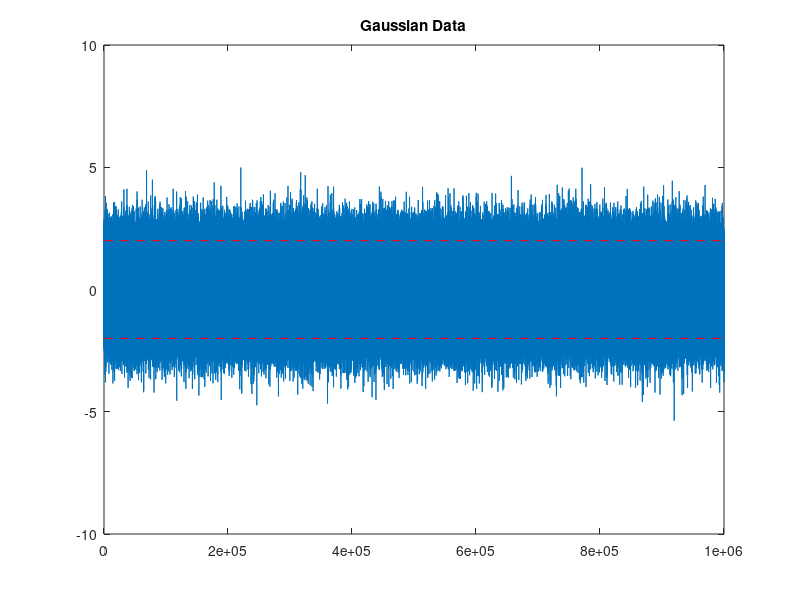
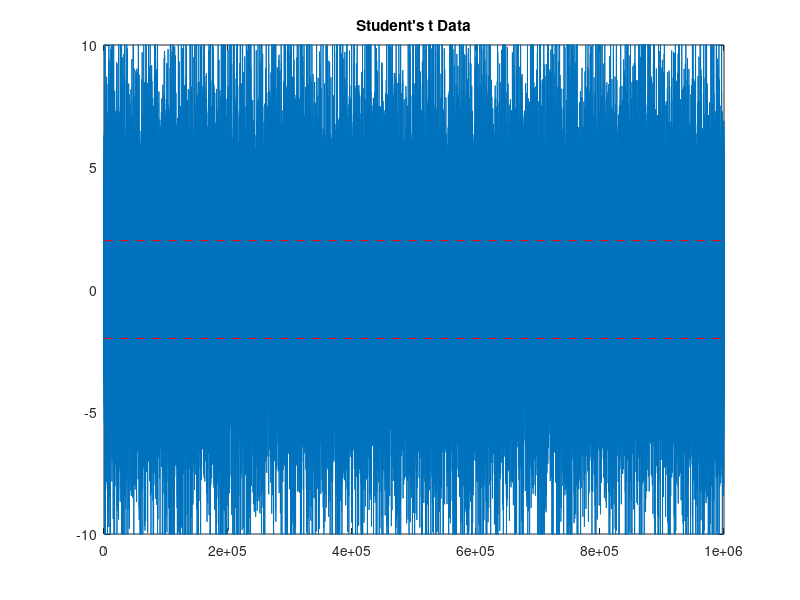
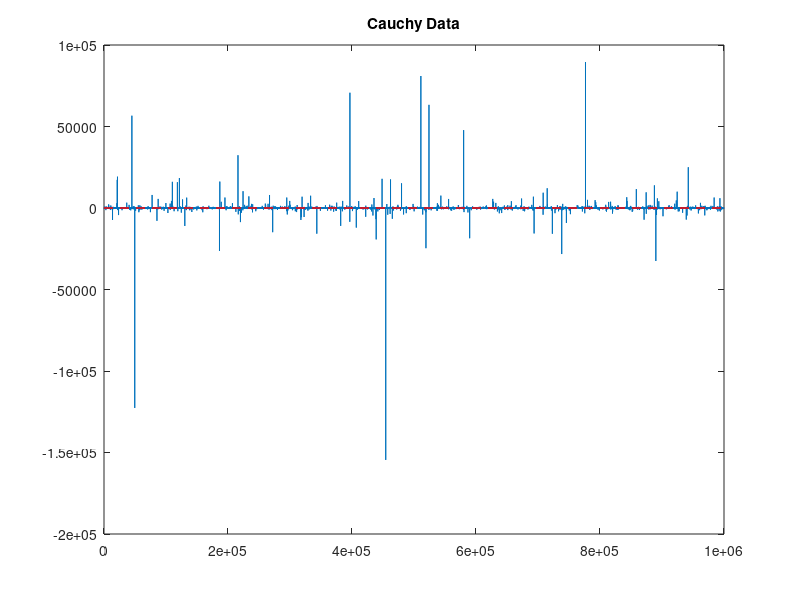
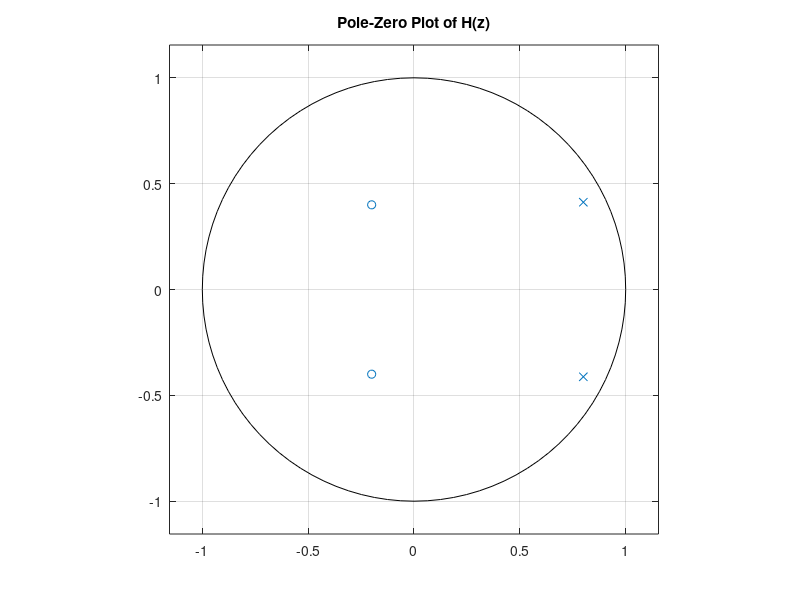

Here is the MATLAB script that generated these plots, in order: (Note: this script raises an error after producing the figures.)
% SPDX-License-Identifier: GNU AGPL-3.0-or-later
% Copyright (C) 2025 Kenneth Chan <kenc0728@gmail.com>
% Kenneth Chan

clear all;
close all;
clc;

% Initialize variables
N = 1e6;

v = 5; 
student_t_scale = sqrt(v/(v-2)); 
students_t_random_variables = trnd(v, N, 1) * student_t_scale;

alpha = 0.544; 
gauss = randn(N, 1);
Cauchy_dist = alpha * tan((pi * gauss) - 0.5);

p_gaussian = mean(abs(gauss) > 2);
p_t_dist = mean(abs(students_t_random_variables) > 2);
p_cauchy = mean(abs(Cauchy_dist) > 2);

figure;
plot(1:N, gauss);
hold on;
plot([1 N], [2 2], 'r--');
plot([1 N], [-2 -2], 'r--');
title('Gaussian Data');
ylim([-10 10]); 

figure;
plot(1:N, students_t_random_variables);
hold on;
plot([1 N], [2 2], 'r--');
plot([1 N], [-2 -2], 'r--');
title('Student''s t Data');
ylim([-10 10]);

figure;
plot(1:N, Cauchy_dist);
hold on;
plot([1 N], [2 2], 'r--');
plot([1 N], [-2 -2], 'r--');
title('Cauchy Data');

% Part C
num_segments = 10;
segment_size = N / num_segments;

gaussian_segments = reshape(gauss, segment_size, num_segments);
t_segments = reshape(students_t_random_variables, segment_size, num_segments);
cauchy_segments = reshape(Cauchy_dist, segment_size, num_segments);

gauss_mean = mean(gaussian_segments);
student_t_mean = mean(t_segments);
Cauchy_mean = mean(cauchy_segments);

disp('Gaussian segment means:'); disp(gauss_mean);
disp('Student''s t segment means:'); disp(student_t_mean);
disp('Cauchy segment means:'); disp(Cauchy_mean);

% Part 2a
b = [1, 0.4, 0.2]; 
a = [1, -1.6, 0.81]; 

zeros_H = roots(b); 
poles_H = roots(a); 

figure;
zplane(b, a);
title('Pole-Zero Plot of H(z)');

if (all(abs(zeros_H) < 1))
    disp("This is minimum phase"); 
end

% Part 2b
N = 1e5; 
v_noise = sqrt(2) * randn(N, 1); 
x = filter(b, a, v_noise);

m = 6;
r_x = zeros(m + 1, 1); 

for i = 0:m
    r_x(i+1) = x(1:N-i)' * x(1+i:N) / N;
end

l_range = -6:6;
rx_symmetric = [flip(r_x(2:end)); r_x];

figure;
stem(l_range, rx_symmetric, 'filled');
xlabel('Lag m'); ylabel('r_x[m]');
title('Autocorrelation Estimate');

R = toeplitz(r_x);
disp(R); 

e = eig(R); 
disp(e); 
if (all(e) > 0)
    disp("Positive, definite"); 
end

X = toeplitz(x(m+1:end), flip(x(1:m+1)));
R2 = (X'*X)/size(X,1);

disp('Alternative matrix R2:'); disp(R2);
disp('Norm difference ||R1-R2||:'); disp(norm(R-R2));

% 2c
[s_est, w] = pwelch(x,hamming(512),256,512);

figure;
plot(w, s_est);
title('Estimated PSD');
xlabel('Frequency (rad/sample)');
ylabel('PSD');

[z, p, k] = tf2zpk(b, a);
pole_angle = angle(p(1));
fprintf('Pole angle: %.4f rad\n', pole_angle);

[~, idx] = max(s_est);
w_0 = w(idx);
fprintf('Peak frequency: %.4f rad/sample\n', w_0);

% 2d
fprintf('Length of x right before 2d: %d\n', length(x)); % Debug print

l = 6;
[a_est, varv] = aryule(x, 4);
fprintf('Estimated variance: %.4f (true: 2)\n', varv);

v0 = sqrt(varv) * randn(length(x), 1);
x0 = filter(1, a_est, v0);

lags = -l:l;
rx = zeros(length(lags), 1);
rx0 = zeros(length(lags), 1);

for idx = 1:length(lags)
    m_lag = lags(idx);
    if m_lag >= 0
        rx(idx) = mean(x(1:end-m_lag) .* x(1+m_lag:end));
        rx0(idx) = mean(x0(1:end-m_lag) .* x0(1+m_lag:end));
    else
        rx(idx) = mean(x(1-m_lag:end) .* x(1:end+m_lag));
        rx0(idx) = mean(x0(1-m_lag:end) .* x0(1:end+m_lag));
    end
end

figure;
stem(lags, rx, 'b', 'filled'); hold on;
stem(lags, rx0, 'r');
legend('Original', 'AR(4)');
title('Correlation Comparison');
xlabel('Lag m');
ylabel('Correlation');

figure;
stem(1:100, x(1:100), 'b', 'filled'); hold on;
stem(1:100, x0(1:100), 'r');
legend('Original', 'AR(4)');
title('Time Series Comparison');
xlabel('Sample Index');
ylabel('Amplitude');
